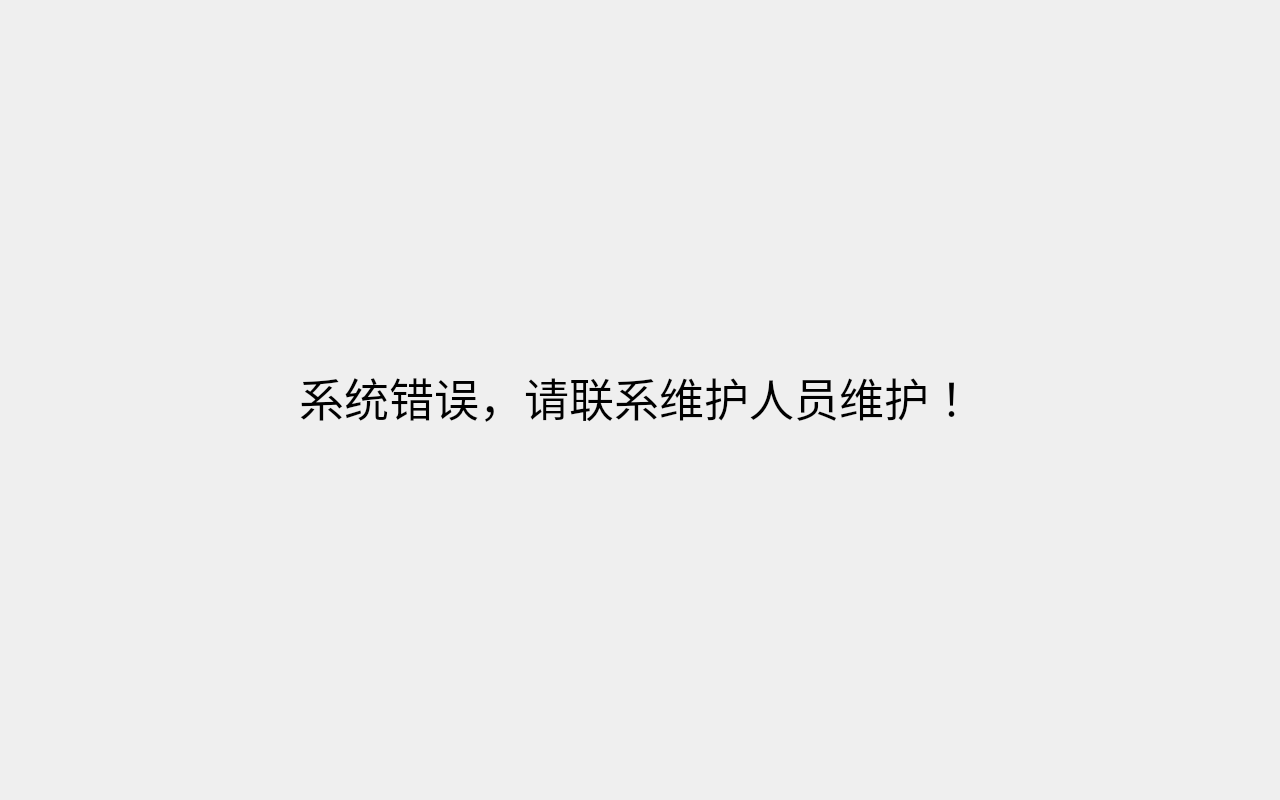
<?xml version="1.0" encoding="UTF-8"?>
<ui version="4.0">
 <class>ErrorDialog</class>
 <widget class="QDialog" name="ErrorDialog">
  <property name="geometry">
   <rect>
    <x>0</x>
    <y>0</y>
    <width>1280</width>
    <height>800</height>
   </rect>
  </property>
  <property name="minimumSize">
   <size>
    <width>1280</width>
    <height>800</height>
   </size>
  </property>
  <property name="maximumSize">
   <size>
    <width>1280</width>
    <height>800</height>
   </size>
  </property>
  <property name="windowTitle">
   <string>Dialog</string>
  </property>
  <widget class="QLabel" name="ErrorMessageLabel">
   <property name="geometry">
    <rect>
     <x>6</x>
     <y>6</y>
     <width>1261</width>
     <height>781</height>
    </rect>
   </property>
   <property name="font">
    <font>
     <pointsize>34</pointsize>
    </font>
   </property>
   <property name="text">
    <string>系统错误，请联系维护人员维护！</string>
   </property>
   <property name="alignment">
    <set>Qt::AlignCenter</set>
   </property>
  </widget>
 </widget>
 <resources/>
 <connections/>
</ui>
